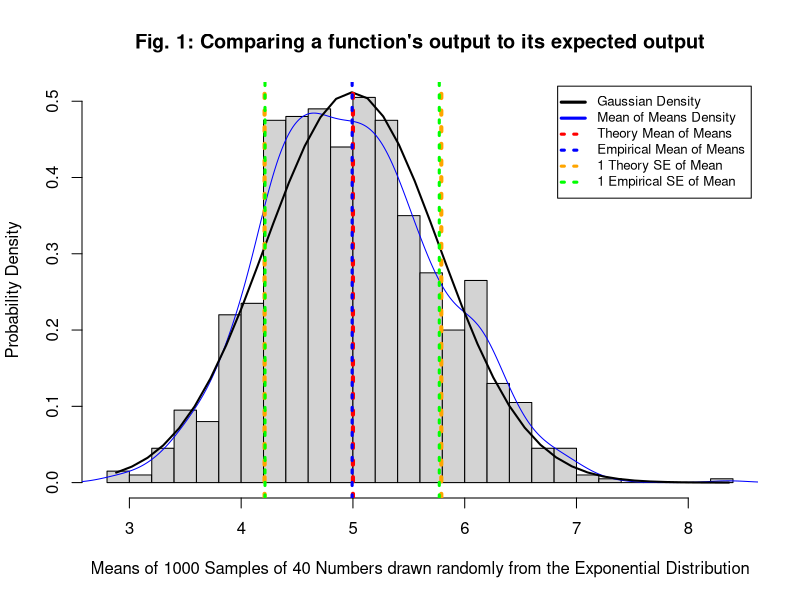
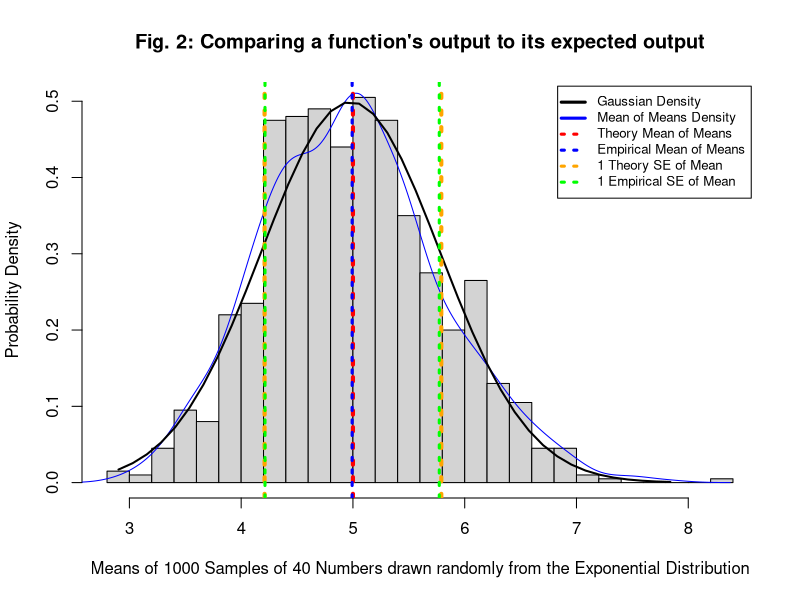

Recreate these plots in R, in order.
## ---- chunk 1
#install.packages('plotrix', repos='http://cran.us.r-project.org')
library(plotrix)
lambda <- 0.2
n=40
num_sims=1:1000
sample_mean<-1/lambda
SD<-1/lambda
exp_mean_of_means <- sample_mean
exp_SE_of_means <- SD / sqrt(n)

## ---- chunk 2
rexp_sims<-data.frame(lapply(num_sims, function (x) {rexp(n,lambda)}))
colnames(rexp_sims)<-num_sims
rexp_sims_sample_means<-data.frame(sapply(rexp_sims,mean))
colnames(rexp_sims_sample_means)<-c("means")
emp_mean_of_means<-mean(rexp_sims_sample_means[,1])
emp_SE_of_means<-sd(rexp_sims_sample_means[,1])
h<-unlist(rexp_sims_sample_means[,1])
## ---- chunk 3
statistics<-c(exp_mean_of_means,
              emp_mean_of_means,
              exp_SE_of_means,
              emp_SE_of_means)
  
t<-matrix(data=c(exp_mean_of_means,emp_mean_of_means,exp_SE_of_means,emp_SE_of_means), nrow=2, ncol=2, byrow=TRUE)
t<-data.frame(t)
colnames(t)<-c("Theoretical","Empirical")
rownames(t)<-c("Mean","SE")
hist(h,breaks=20,col="light gray",prob=TRUE,main="Fig. 1: Comparing a function's output to its expected output",ylab="Probability Density",xlab="Means of 1000 Samples of 40 Numbers drawn randomly from the Exponential Distribution") 
lines(density(h),col="blue")
legend("topright",legend=c("Gaussian Density", "Mean of Means Density", "Theory Mean of Means", "Empirical Mean of Means","1 Theory SE of Mean", "1 Empirical SE of Mean"),lty=c(1,1,3,3,3,3),lwd=c(3,3,3,3,3,3), col=c("black","blue","red", "blue","orange","green"),merge=TRUE,inset=.01,cex=.8,adj=0) 
xfit<-seq(min(h),max(h),length=40) 
    yfit<-dnorm(xfit,mean=mean(h),sd=sd(h))
lines(xfit, yfit, col="black", lwd=2)
abline(v=exp_mean_of_means,col="red", lwd=4, lty=3)
abline(v=emp_mean_of_means,col="blue", lwd=3, lty=3)
abline(v=exp_mean_of_means-exp_SE_of_means,col="orange", lwd=4, lty=3)
abline(v=exp_mean_of_means+exp_SE_of_means,col="orange", lwd=4, lty=3)
abline(v=emp_mean_of_means-emp_SE_of_means,col="green", lwd=3, lty=3)
abline(v=emp_mean_of_means+emp_SE_of_means,col="green", lwd=3, lty=3)
## ---- chunk 4

a_lambda <- 0.2
a_n=40
a_num_sims=1:1000
a_sample_mean<-1/lambda
a_SD<-1/a_lambda
a_exp_mean_of_means <- a_sample_mean
a_exp_SE_of_means <- SD / sqrt(n)
## ---- chunk 5
a_rexp_sims<-data.frame(lapply(a_num_sims, function (x) {rexp(a_n,a_lambda)}))
colnames(a_rexp_sims)<-a_num_sims
a_rexp_sims_sample_means<-data.frame(sapply(a_rexp_sims,mean))
colnames(a_rexp_sims_sample_means)<-c("means")
a_emp_mean_of_means<-mean(a_rexp_sims_sample_means[,1])
a_emp_SE_of_means<-sd(a_rexp_sims_sample_means[,1])
a_h<-unlist(a_rexp_sims_sample_means[,1])


## ---- chunk 6
statistics<-c(a_exp_mean_of_means,
              a_emp_mean_of_means,
              a_exp_SE_of_means,
              a_emp_SE_of_means)
  
a_t<-matrix(data=c(a_exp_mean_of_means,
                   a_emp_mean_of_means,a_exp_SE_of_means,a_emp_SE_of_means),
            nrow=2, ncol=2, byrow=TRUE)
a_t<-data.frame(a_t)
colnames(a_t)<-c("Theoretical","Empirical")
rownames(a_t)<-c("Mean","SE")

hist(h,breaks=20,col="light gray",prob=TRUE,main="Fig. 2: Comparing a function's output to its expected output",ylab="Probability Density",xlab="Means of 1000 Samples of 40 Numbers drawn randomly from the Exponential Distribution") 
lines(density(a_h),col="blue")
legend("topright",legend=c("Gaussian Density", "Mean of Means Density", "Theory Mean of Means", "Empirical Mean of Means","1 Theory SE of Mean", "1 Empirical SE of Mean"),lty=c(1,1,3,3,3,3),lwd=c(3,3,3,3,3,3), col=c("black","blue","red", "blue","orange","green"),merge=TRUE,inset=.01,cex=.8,adj=0) 
a_xfit<-seq(min(a_h),max(a_h),length=40) 
    a_yfit<-dnorm(a_xfit,mean=mean(a_h),sd=sd(a_h))
lines(a_xfit, a_yfit, col="black", lwd=2)
abline(v=exp_mean_of_means,col="red", lwd=4, lty=3)
abline(v=emp_mean_of_means,col="blue", lwd=3, lty=3)
abline(v=exp_mean_of_means-exp_SE_of_means,col="orange", lwd=4, lty=3)
abline(v=exp_mean_of_means+exp_SE_of_means,col="orange", lwd=4, lty=3)
abline(v=emp_mean_of_means-emp_SE_of_means,col="green", lwd=3, lty=3)
abline(v=emp_mean_of_means+emp_SE_of_means,col="green", lwd=3, lty=3)

